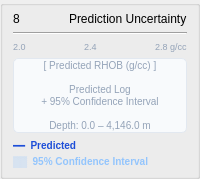
          <widget class="QGroupBox" name="grpUncertainty">
           <property name="title"><string></string></property>
           <layout class="QVBoxLayout" name="s8VL">
            <property name="spacing"><number>6</number></property>
            <property name="leftMargin">
      <number>10</number>
     </property>
     <property name="topMargin">
      <number>6</number>
     </property>
     <property name="rightMargin">
      <number>10</number>
     </property>
     <property name="bottomMargin">
      <number>8</number>
     </property>
            <!-- Header -->
            <item>
             <layout class="QHBoxLayout" name="s8TitleHL">
              <property name="spacing"><number>6</number></property>
              <item>
               <widget class="QLabel" name="sec8Num">
                <property name="objectName"><string>secNum</string></property>
                <property name="text"><string>8</string></property>
               </widget>
              </item>
              <item>
               <widget class="QLabel" name="sec8Title">
                <property name="objectName"><string>secTitle</string></property>
                <property name="text"><string>Prediction Uncertainty</string></property>
               </widget>
              </item>
             </layout>
            </item>
            <item><widget class="QFrame" name="s8Div"><property name="frameShape"><enum>QFrame::HLine</enum></property><property name="frameShadow"><enum>QFrame::Sunken</enum></property></widget></item>
            <!-- Scale labels -->
            <item>
             <layout class="QHBoxLayout" name="s8ScaleHL">
              <property name="spacing"><number>4</number></property>
              <item><widget class="QLabel" name="s8ScL"><property name="styleSheet"><string>font-size:9px;color:#94A3B8;</string></property><property name="text"><string>2.0</string></property></widget></item>
              <item><spacer><property name="orientation"><enum>Qt::Horizontal</enum></property><property name="sizeHint" stdset="0"><size><width>10</width><height>10</height></size></property></spacer></item>
              <item><widget class="QLabel" name="s8ScM"><property name="styleSheet"><string>font-size:9px;color:#94A3B8;</string></property><property name="text"><string>2.4</string></property></widget></item>
              <item><spacer><property name="orientation"><enum>Qt::Horizontal</enum></property><property name="sizeHint" stdset="0"><size><width>10</width><height>10</height></size></property></spacer></item>
              <item><widget class="QLabel" name="s8ScR"><property name="styleSheet"><string>font-size:9px;color:#94A3B8;</string></property><property name="text"><string>2.8 g/cc</string></property></widget></item>
             </layout>
            </item>
            <!-- Uncertainty track placeholder -->
            <item>
             <widget class="QLabel" name="lblUncertTrack">
              <property name="text"><string>[ Predicted RHOB (g/cc) ]&#xa;&#xa;Predicted Log&#xa;+ 95% Confidence Interval&#xa;&#xa;Depth: 0.0 – 4,146.0 m</string></property>
              <property name="alignment"><set>Qt::AlignCenter</set></property>
              <property name="minimumHeight"><number>200</number></property>
              <property name="styleSheet"><string>border:1px solid #E2E8F0; border-radius:5px; background:#F8FAFC; color:#94A3B8; font-size:10px;</string></property>
             </widget>
            </item>
            <!-- Legend -->
            <item>
             <layout class="QVBoxLayout" name="s8LegVL">
              <property name="spacing"><number>3</number></property>
              <item>
               <widget class="QLabel" name="lblUncLeg1">
                <property name="text"><string>━━  Predicted</string></property>
                <property name="styleSheet"><string>font-size:10px;color:#1D4ED8;font-weight:600;</string></property>
               </widget>
              </item>
              <item>
               <widget class="QLabel" name="lblUncLeg2">
                <property name="text"><string>▒▒  95% Confidence Interval</string></property>
                <property name="styleSheet"><string>font-size:10px;color:#93C5FD;font-weight:600;</string></property>
               </widget>
              </item>
             </layout>
            </item>
           </layout>
          </widget>
